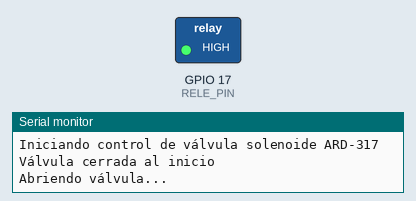
Simulated run of this sketch. Board: ESP32. Shown: switched loads named in the sketch (green lamp = pin HIGH), the last lines printed to the serial monitor.

Above: at 2.5 s.
At 7.5 s:
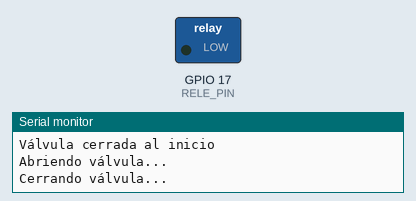
Timing chart, 0 to 13.0 s (numbered marks = the images above):
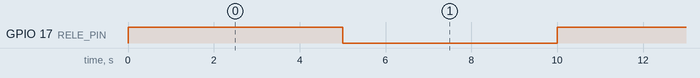

Measured:
- by itself, GPIO 17 (RELE_PIN): alternates HIGH for 5.0 s and LOW for 5.0 s

The sketch:

valvula_solenoide.ino
```cpp
#include <Arduino.h>

// Pin para el relé (ESP32)
const uint8_t RELE_PIN = 17;  // GPIO17

void setup() {
  Serial.begin(115200);
  Serial.println("Iniciando control de válvula solenoide ARD-317");

  pinMode(RELE_PIN, OUTPUT);

  // Válvula cerrada al inicio
  digitalWrite(RELE_PIN, LOW);
  Serial.println("Válvula cerrada al inicio");
}

void loop() {
  // Abrir válvula por 5 segundos
  Serial.println("Abriendo válvula...");
  digitalWrite(RELE_PIN, HIGH);
  delay(5000);

  // Cerrar válvula por 5 segundos
  Serial.println("Cerrando válvula...");
  digitalWrite(RELE_PIN, LOW);
  delay(5000);
}
```
